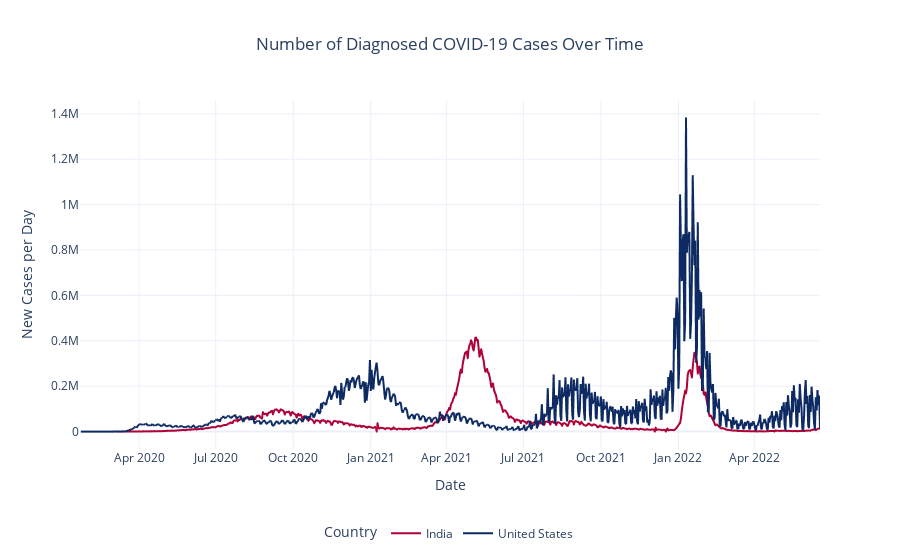

The notebook cell saved with this chart:
### Code cell
fig_2 = px.line(
    df_my_country,
    x="date",
    y="new_cases",
    color="location",
    color_discrete_sequence=px.colors.qualitative.Dark24_r,
    title="Number of Diagnosed COVID-19 Cases Over Time",
    template="plotly_white",
)

fig_2.update_layout(
    title=dict(
        text="Number of Diagnosed COVID-19 Cases Over Time",
        x=0.5,
        xanchor="center",
    ),
    yaxis_title="New Cases per Day",
    xaxis_title="Date",
    xaxis=dict(
        showgrid=True,
    ),
    yaxis=dict(
        showgrid=True,
    ),
    legend=dict(
        title="Country",
        orientation="h",
        x=0.5,
        xanchor="center",
        y=-0.2 
    )
)

fig_2.show()

### Figure 1 — Plotly figure (JSON) as saved in the notebook; plotly's stock layout.template omitted (floating-point values rounded to 4 significant figures; data arrays with more than 128 entries replaced by an {"elided": "..."} marker saying what was removed)
{"data": [{"hovertemplate": "location=India<br>date=%{x}<br>new_cases=%{y}<extra></extra>", "legendgroup": "India", "line": {"color": "#AF0038", "dash": "solid"}, "marker": {"symbol": "circle"}, "mode": "lines", "name": "India", "showlegend": true, "type": "scattergl", "x": {"elided": "871 str values"}, "xaxis": "x", "y": {"elided": "871 int values"}, "yaxis": "y"}, {"hovertemplate": "location=United States<br>date=%{x}<br>new_cases=%{y}<extra></extra>", "legendgroup": "United States", "line": {"color": "#0D2A63", "dash": "solid"}, "marker": {"symbol": "circle"}, "mode": "lines", "name": "United States", "showlegend": true, "type": "scattergl", "x": {"elided": "879 str values"}, "xaxis": "x", "y": {"elided": "879 int values"}, "yaxis": "y"}], "layout": {"legend": {"orientation": "h", "title": {"text": "Country"}, "tracegroupgap": 0, "x": 0.5, "xanchor": "center", "y": -0.2}, "title": {"text": "Number of Diagnosed COVID-19 Cases Over Time", "x": 0.5, "xanchor": "center"}, "xaxis": {"anchor": "y", "domain": [0, 1], "showgrid": true, "title": {"text": "Date"}}, "yaxis": {"anchor": "x", "domain": [0, 1], "showgrid": true, "title": {"text": "New Cases per Day"}}}}
